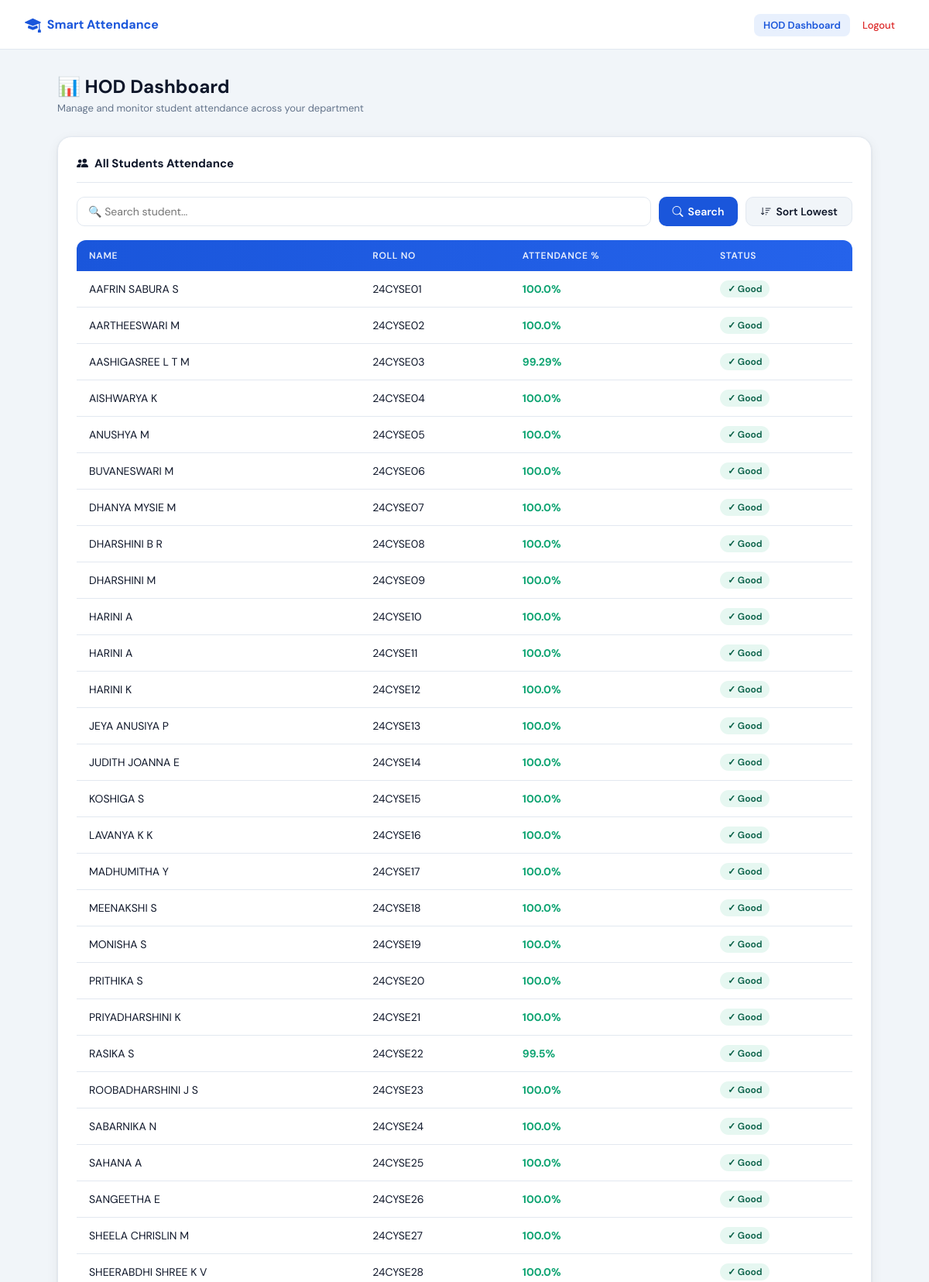
Screenshot of /hod/dashboard/ (signed in, upper part) with the database file from the repository.
### leave_app/models.py (models this page shows, shortened)
class Student(models.Model):
    user = models.OneToOneField(
        User,
        on_delete=models.CASCADE,
        null=True,
        blank=True,
        related_name='student_profile'
    )
    name = models.CharField(max_length=100)
    roll_no = models.CharField(max_length=20, unique=True)
    password = models.CharField(max_length=255)  # kept for legacy data; auth is via User

### leave_app/views.py (the view, shortened to what this page needs)
# urls.py: path('hod/dashboard/', views.hod_dashboard, name='hod_dashboard'),
@login_required
def hod_dashboard(request):
    if not request.user.is_superuser:
        return redirect('login_page')
    students = Student.objects.all()
    search_query = request.GET.get('search', '')
    sort_order = request.GET.get('sort', '')
    selected_date = request.GET.get('date')
    student_data = []
    for student in students:
        records = Attendance.objects.filter(student=student)
        present = records.filter(status='Present').count()
        leave = records.filter(status='Leave').count()
        absent = records.filter(status='Absent').count()
        total = present + leave + absent
        if total > 0:
            score = (present * 1) + (leave * 0.99) + (absent * 0.97)
            percentage = (score / total) * 100
        else:
            percentage = 0
        student_data.append({
            'name': student.name,
            'roll_no': student.roll_no,
            'percentage': round(percentage, 2),
        })
    if search_query:
        student_data = [
            s for s in student_data
            if search_query.lower() in s['name'].lower()
            or search_query.lower() in s['roll_no'].lower()
        ]
    if sort_order == 'low':
        student_data = sorted(student_data, key=lambda x: x['percentage'])
    names = [s['name'] for s in student_data]
    percentages = [s['percentage'] for s in student_data]
    daily_records = []
    return render(request, 'hod_dashboard.html', {
        'students': student_data,
        'names': names,
        'percentages': percentages,
        'search_query': search_query,
        'selected_date': selected_date,
        'daily_records': daily_records,
    })

### templates/hod_dashboard.html (shortened to what this page needs)
<!doctype html>
<html lang="en">
  <head>
    <link
      href="https://cdn.jsdelivr.net/npm/bootstrap-icons@1.10.5/font/bootstrap-icons.css"
      rel="stylesheet"
    />
  </head>
  <body>
    <nav class="sa-nav">
      <a class="sa-nav-brand" href="#">
        <i class="bi bi-mortarboard-fill" style="font-size: 1.3rem"></i> Smart
        Attendance
      </a>
      <ul class="sa-nav-links">
        <li>
          <a
            href="#"
            style="
              background: var(--primary-lt);
              color: var(--primary);
              font-weight: 600;
              border-radius: 8px;
              padding: 6px 12px;
            "
            >HOD Dashboard</a
          >
        </li>
        <li><a href="#" class="logout">Logout</a></li>
      </ul>
    </nav>
    <div class="sa-page">
      <div class="page-header">
        <h1>📊 HOD Dashboard</h1>
        <p>Manage and monitor student attendance across your department</p>
      </div>
      <div class="sa-card">
        <div class="sa-card-title">
          <i class="bi bi-people-fill"></i> All Students Attendance
        </div>
        <form method="GET" class="search-row">
          <input
            class="sa-input"
            type="text"
            name="search"
            placeholder="🔍 Search student..."
            value="{{ search_query }}"
            style="flex: 1; min-width: 180px"
          />
          <button type="submit" class="sa-btn sa-btn-primary">
            <i class="bi bi-search"></i> Search
          </button>
          <a href="?sort=low" class="sa-btn sa-btn-ghost"
            ><i class="bi bi-sort-down"></i> Sort Lowest</a
          >
        </form>
        <div style="overflow-x: auto; border-radius: 12px">
          <table class="sa-table">
            <thead>
              <tr>
                <th>Name</th>
                <th>Roll No</th>
                <th>Attendance %</th>
                <th>Status</th>
              </tr>
            </thead>
            <tbody>
              {% for student in students %}
              <tr>
                <td>{{ student.name }}</td>
                <td>{{ student.roll_no }}</td>
                <td
                  class="{% if student.percentage < 75 %}low{% else %}good{% endif %}"
                >
                  {{ student.percentage }}%
                </td>
                <td>
                  {% if student.percentage < 75 %}
                  <span class="sa-badge sa-badge-danger">⚠ Low</span>
                  {% else %}
                  <span class="sa-badge sa-badge-success">✓ Good</span>
                  {% endif %}
                </td>
              </tr>
              {% endfor %}
            </tbody>
          </table>
        </div>
      </div>
    </div>
  </body>
</html>

### templates/hod_dashboard.html (style rules this page uses)
:root { --primary: #1a56db; --primary-dk: #1342b0; --primary-lt: #e8f0fd; --accent: #0ea472; --accent-lt: #e6f7f1; --surface: #fff; --bg: #f1f5f9; --border: #e2e8f0; --text: #0f172a; --muted: #64748b; --danger: #dc2626; --warning: #d97706; }
*, *::before, *::after { box-sizing: border-box; margin: 0; padding: 0; }
body { font-family: "DM Sans", sans-serif; background: var(--bg); color: var(--text); min-height: 100vh; display: flex; flex-direction: column; }
.sa-nav { position: sticky; top: 0; z-index: 100; height: 64px; background: var(--surface); border-bottom: 1px solid var(--border); display: flex; align-items: center; padding: 0 32px; gap: 16px; }
.sa-nav-brand { display: flex; align-items: center; gap: 8px; font-weight: 700; color: var(--primary); text-decoration: none; }
.sa-nav-links { display: flex; gap: 4px; margin-left: auto; list-style: none; }
.sa-nav-links a { padding: 6px 12px; border-radius: 8px; font-size: 13px; font-weight: 500; color: var(--muted); text-decoration: none; transition: all 0.15s; }
.sa-nav-links a.logout { color: var(--danger); }
.sa-page { flex: 1; padding: 32px 24px; max-width: 1100px; margin: 0 auto; width: 100%; }
.page-header { margin-bottom: 28px; }
.page-header h1 { font-size: 1.5rem; font-weight: 700; }
.page-header p { color: var(--muted); font-size: 13px; margin-top: 4px; }
.sa-card { background: var(--surface); border: 1px solid var(--border); border-radius: 18px; box-shadow: 0 1px 3px rgba(0, 0, 0, 0.08), 0 4px 16px rgba(0, 0, 0, 0.06); padding: 24px; margin-bottom: 24px; }
.sa-card-title { font-size: 15px; font-weight: 700; margin-bottom: 18px; padding-bottom: 14px; border-bottom: 1px solid var(--border); display: flex; align-items: center; gap: 8px; }
.sa-table { width: 100%; border-collapse: collapse; }
.sa-table thead tr { background: linear-gradient(90deg, var(--primary), #2563eb); }
.sa-table th { padding: 12px 16px; font-size: 12px; font-weight: 600; text-transform: uppercase; letter-spacing: 0.06em; color: rgba(255, 255, 255, 0.9); text-align: left; }
.sa-table td { padding: 12px 16px; font-size: 14px; border-bottom: 1px solid var(--border); vertical-align: middle; }
.good { color: var(--accent); font-weight: 700; }
.search-row { display: flex; gap: 10px; margin-bottom: 18px; flex-wrap: wrap; }
.sa-input { padding: 9px 14px; border: 1.5px solid var(--border); border-radius: 10px; font-family: "DM Sans", sans-serif; font-size: 14px; color: var(--text); background: var(--surface); outline: none; transition: all 0.15s; }
.sa-btn { display: inline-flex; align-items: center; gap: 6px; padding: 9px 18px; border-radius: 10px; border: none; font-family: "DM Sans", sans-serif; font-size: 14px; font-weight: 600; cursor: pointer; transition: all 0.18s; text-decoration: none; }
.sa-btn-primary { background: var(--primary); color: #fff; }
.sa-btn-ghost { background: var(--bg); color: var(--text); border: 1.5px solid var(--border); }
.sa-badge { display: inline-block; padding: 3px 10px; border-radius: 100px; font-size: 12px; font-weight: 600; }
.sa-badge-success { background: var(--accent-lt); color: #065f46; }

### rows the page displays
Student: name "AAFRIN SABURA S", roll_no "24CYSE01"
Student: name "AARTHEESWARI M", roll_no "24CYSE02"
Student: name "AASHIGASREE L T M", roll_no "24CYSE03"
Student: name "AISHWARYA K", roll_no "24CYSE04"
Student: name "ANUSHYA M", roll_no "24CYSE05"
Student: name "BUVANESWARI M", roll_no "24CYSE06"
Student: name "DHANYA MYSIE M", roll_no "24CYSE07"
Student: name "DHARSHINI B R", roll_no "24CYSE08"
Student: name "DHARSHINI M", roll_no "24CYSE09"
Student: name "HARINI A", roll_no "24CYSE10"
Student: name "HARINI A", roll_no "24CYSE11"
Student: name "HARINI K", roll_no "24CYSE12"
Student: name "JEYA ANUSIYA P", roll_no "24CYSE13"
Student: name "JUDITH JOANNA E", roll_no "24CYSE14"
Student: name "KOSHIGA S", roll_no "24CYSE15"
Student: name "LAVANYA K K", roll_no "24CYSE16"
Student: name "MADHUMITHA Y", roll_no "24CYSE17"
Student: name "MEENAKSHI S", roll_no "24CYSE18"
Student: name "MONISHA S", roll_no "24CYSE19"
Student: name "PRITHIKA S", roll_no "24CYSE20"
Student: name "PRIYADHARSHINI K", roll_no "24CYSE21"
Student: name "RASIKA S", roll_no "24CYSE22"
Student: name "ROOBADHARSHINI J S", roll_no "24CYSE23"
Student: name "SABARNIKA N", roll_no "24CYSE24"
Student: name "SAHANA A", roll_no "24CYSE25"
Student: name "SANGEETHA E", roll_no "24CYSE26"
Student: name "SHEELA CHRISLIN M", roll_no "24CYSE27"
Student: name "SHEERABDHI SHREE K V", roll_no "24CYSE28"

### other values shown
{{ student.percentage }} "100.0" "100.0" "99.29" "100.0" "100.0" "100.0" "100.0" "100.0" "100.0" "100.0" "100.0" "100.0" "100.0" "100.0" "100.0" "100.0" "100.0" "100.0" "100.0" "100.0" "100.0" "99.5" "100.0" "100.0" "100.0" "100.0" "100.0" "100.0"
